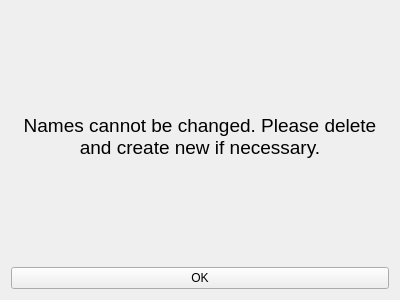
<?xml version="1.0" encoding="UTF-8"?>
<ui version="4.0">
 <class>cant_delete</class>
 <widget class="QWidget" name="cant_delete">
  <property name="geometry">
   <rect>
    <x>0</x>
    <y>0</y>
    <width>400</width>
    <height>300</height>
   </rect>
  </property>
  <property name="windowTitle">
   <string>Cannot Delete Names</string>
  </property>
  <property name="windowIcon">
   <iconset>
    <normaloff>../Images/Icons/info.png</normaloff>../Images/Icons/info.png</iconset>
  </property>
  <layout class="QGridLayout" name="gridLayout">
   <item row="0" column="0">
    <widget class="QLabel" name="warning_label">
     <property name="font">
      <font>
       <pointsize>14</pointsize>
      </font>
     </property>
     <property name="text">
      <string>Names cannot be changed. Please delete and create new if necessary.</string>
     </property>
     <property name="textFormat">
      <enum>Qt::AutoText</enum>
     </property>
     <property name="scaledContents">
      <bool>false</bool>
     </property>
     <property name="alignment">
      <set>Qt::AlignCenter</set>
     </property>
     <property name="wordWrap">
      <bool>true</bool>
     </property>
    </widget>
   </item>
   <item row="1" column="0">
    <widget class="QPushButton" name="pushButton">
     <property name="text">
      <string>OK</string>
     </property>
     <property name="icon">
      <iconset>
       <normaloff>../Images/Icons/check.png</normaloff>../Images/Icons/check.png</iconset>
     </property>
     <property name="iconSize">
      <size>
       <width>30</width>
       <height>30</height>
      </size>
     </property>
    </widget>
   </item>
  </layout>
 </widget>
 <resources/>
 <connections/>
</ui>
